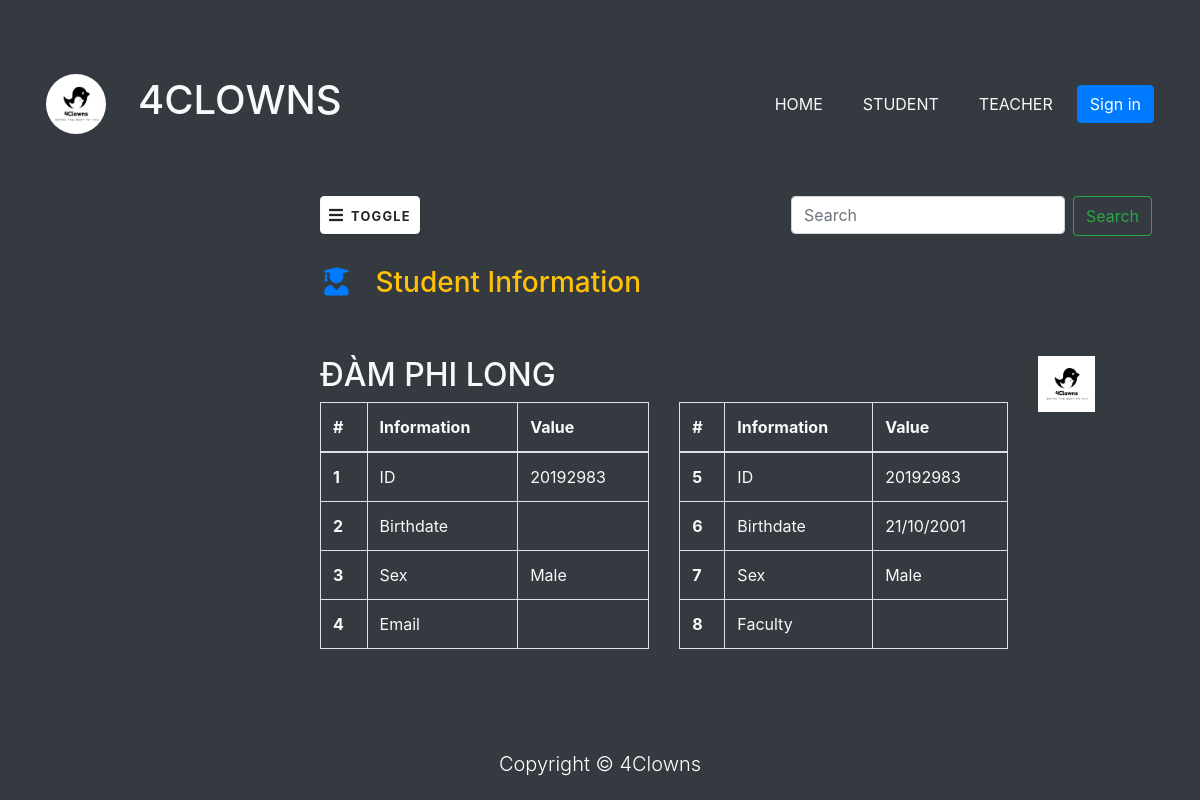
The page /teacher/20190003 on the database as committed earlier.
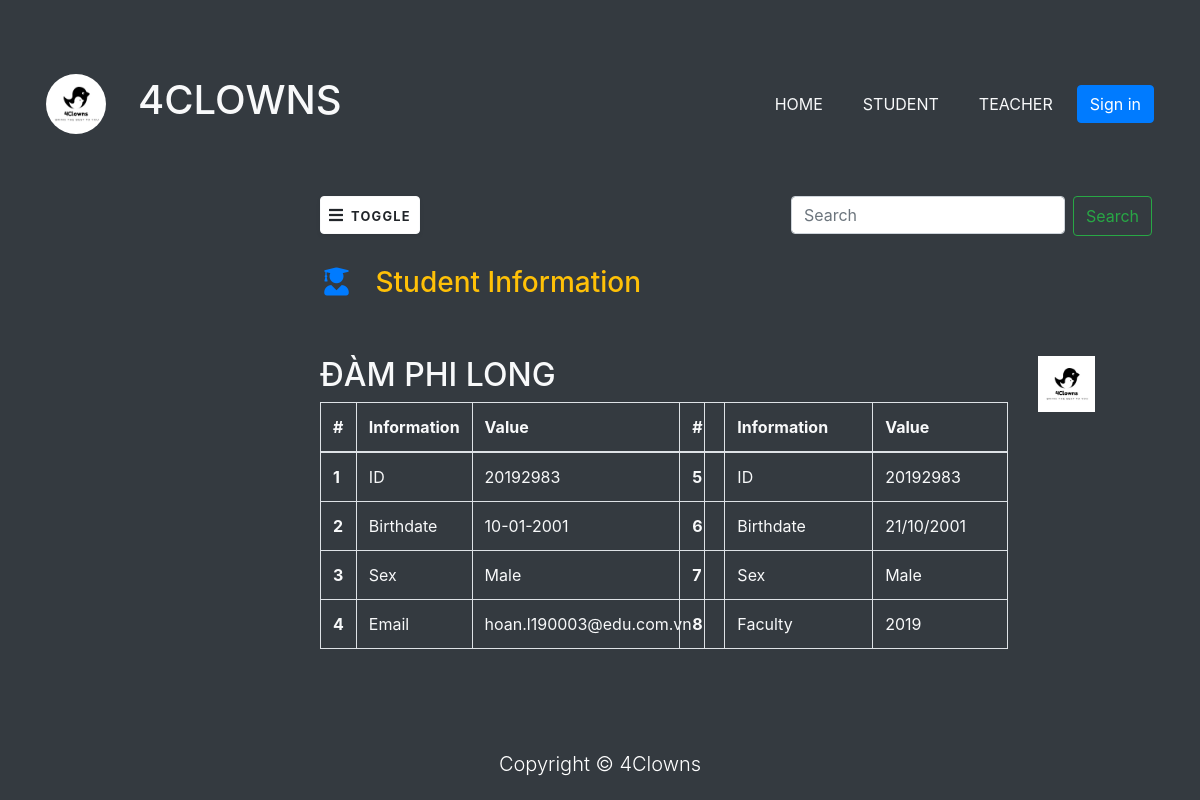
The same page on the database as committed later.
### users/models.py (models this page shows, shortened)
class User(AbstractBaseUser, PermissionsMixin):
    class Genders(models.TextChoices):
        MALE = "MALE", "Male"
        FEMALE = "FEMALE", "Female"
    email = models.EmailField(_("Email"),max_length=50, unique=True, blank=True)
    firstname = models.CharField(_("Tên"),max_length=20,  blank=False, null=True)
    surname = models.CharField(_("Tên đệm"),max_length=20, null=True, blank=True)
    lastname = models.CharField(_("Họ"),max_length=20, null=True, blank=True)
    date_of_birth = models.DateField(_("Ngày sinh"), blank=True, null=True, )
    phone = models.CharField(_("Số điện thoại"), max_length=15, blank=True, null=True)
    is_superuser = models.BooleanField(default=False)
    is_active = models.BooleanField(default=True)
    last_login = models.DateTimeField(auto_now_add=True)
    date_joined = models.DateTimeField(auto_now_add=True)
    role = models.BooleanField(null=True, blank=True)
    gender = models.CharField(
        _("Gender"), max_length=50, choices=Genders.choices, default=Genders.MALE
    )
    objects = UserManager()
    USERNAME_FIELD = 'email'
    REQUIRED_FIELDS = []

class Student(User):
    year_start = models.IntegerField(_("Năm vào trường"), default=datetime.datetime.now().year)
    vien = models.ForeignKey(vien_dao_tao, verbose_name="Viện", on_delete=models.CASCADE, null=True, blank=True)
    lop_chung = models.ForeignKey(lop_chung,verbose_name="Lớp chung", on_delete=models.CASCADE, related_name="sinh_vien", null=True, blank=True)
    code = models.CharField(_("Mã số sinh viên"), max_length=8, blank=True, unique=True)
    khoa = models.ForeignKey(khoa, verbose_name="Khóa" , max_length=3, blank=True, on_delete=CASCADE, null=True)
    class Meta:
        verbose_name = "Sinh viên"
        verbose_name_plural = 'Sinh viên'

### teacher/views.py (the view)
# urls.py: path('<int:student_code>', views.info_student, name='info_student'),
def info_student(request, student_code):
    try:
        sv = Student.objects.get(code=student_code)
    except:
        sv = None
    return render(request, 'student/info.html', {
        'student': sv,
        'input_code': student_code,
    })

### templates/student/info.html (shortened to what this page needs)
{% extends "base.html" %}
{% load static %}
{% block content %}
{% if request.user.role == 1 %}
    {% if student %}
        <p>{{student}}</p>
<!--
      ************************************************************************************************
                   CÁI GIÁO VIÊN XEM THÌ CHƯA LÀM NÊN ĐỂ TẠM
      ************************************************************************************************
    -->
        <div class="page-content p-5" id="content">
          <form class="d-flex">
            <input class="form-control mr-2" type="search" placeholder="Search" aria-label="Search">
            <button class="btn btn-outline-success" type="submit">Search</button>
        </form>
          <button id="sidebarCollapse" type="button" class="btn btn-light bg-white  shadow-sm px-2 mb-2 d-md-none d-sm-block" style="max-width: 100px;"><i class="fa fa-bars me-2"></i><small class="text-uppercase font-weight-bold">Toggle</small></button>
            <div class="row">
              <h3 class="text-warning">
                <i class="fas fa-user-graduate me-1 text-primary fa-fw"></i>
                  Student Information
              </h3>
              <div class="col-lg-2 mt-5 d-md-block d-lg-none " >
                <img src="{% static 'logo/logo.jpg' %}"  width="100%" class="img_student" >
              </div>
              <div class="col-lg-10 mt-5">
                <h2 class="text-light">
                  ĐÀM PHI LONG
                </h2>
                <div class="row">
                  <div class="col-lg-6">
                    <table class="table table-bordered text-light ">
                      <thead>
                        <tr>
                          <th scope="col">#</th>
                          <th scope="col">Information</th>
                          <th scope="col">Value</th>
                        </tr>
                      </thead>
                      <tbody>
                        <tr>
                          <th scope="row">1</th>
                          <td>ID</td>
                          <td>20192983</td>
                        </tr>
                        <tr>
                          <th scope="row">2</th>
                          <td>Birthdate</td>
                          <td>{{student.date_of_birth | date:"d-m-Y"}}</td>
                        </tr>
                        <tr>
                          <th scope="row">3</th>
                          <td>Sex</td>
                          <td>Male</td>
                        </tr>
                        <tr>
                          <th scope="row">4</th>
                          <td>Email</td>
                          <td>{{ student.email }}</td>
                        </tr>
                      </tbody>
                    </table>
                  </div>
                  <div class="col-lg-6">
                    <table class="table table-bordered text-light ">
                      <thead>
                        <tr>
                          <th scope="col">#</th>
                          <th scope="col">Information</th>
                          <th scope="col">Value</th>
                        </tr>
                      </thead>
                      <tbody>
                        <tr>
                          <th scope="row">1</th>
                          <td>ID</td>
                          <td>20192983</td>
                        </tr>
                        <tr>
                          <th scope="row">2</th>
                          <td>Birthdate</td>
                          <td>{{student.date_of_birth | date:"d-m-Y"}}</td>
                        </tr>
                        <tr>
                          <th scope="row">3</th>
                          <td>Sex</td>
                          <td>Male</td>
                        </tr>
                        <tr>
                          <th scope="row">4</th>
                          <td>Faculty</td>
                          <td>{{ student.year_start }}</td>
                        </tr>
                      </tbody>
                    </table>
                  </div>
                </div>
              </div>
              <div class="col-lg-2 mt-5 d-lg-block img_student--none">
                <img src="{% static 'logo/logo.jpg' %}"  alt="" width="100%">
              </div>
            </div>
          </div>
    {% else %}
        <p>No student with code {{ input_code }}</p>
    {% endif %}
    {% include 'teacher/teacher_base.html' %}
{% else %}
    <div class="page-content p-5" id="content">
      <div class="d-flex justify-content-between">
        <button id="sidebarCollapse" type="button" class="btn btn-light bg-white  shadow-sm px-2 mb-2 " style="max-width: 100px; max-height: 40px;">
          <i class="fa fa-bars mr-2"></i><small class="text-uppercase font-weight-bold">Toggle</small></button>
          <form class="d-flex">
            <input class="form-control mr-2" type="search" placeholder="Search" aria-label="Search">
            <button class="btn btn-outline-success" type="submit" style="max-height: 40px;">Search</button>
        </form>
      </div>
        <div class="row mt-4">
          <h3 class="text-warning">
            <i class="fas fa-user-graduate me-1 text-primary fa-fw" style="width: 2.25em;"></i>
              Student Information
          </h3>
          <div class="col-lg-10 mt-5">
            <h2 class="text-light">
              ĐÀM PHI LONG
            </h2>
            <div class="row">
              <div class="col-lg-6">
                <table class="table table-bordered text-light ">
                  <thead>
                    <tr>
                      <th scope="col">#</th>
                      <th scope="col">Information</th>
                      <th scope="col">Value</th>
                    </tr>
                  </thead>
                  <tbody>
                    <tr>
                      <th scope="row">1</th>
                      <td>ID</td>
                      <td>20192983</td>
                    </tr>
                    <tr>
                      <th scope="row">2</th>
                      <td>Birthdate</td>
                      <td>{{student.date_of_birth | date:"d-m-Y"}}</td>
                    </tr>
                    <tr>
                      <th scope="row">3</th>
                      <td>Sex</td>
                      <td>Male</td>
                    </tr>
                    <tr>
                      <th scope="row">4</th>
                      <td>Email</td>
                      <td>{{ student.email }}</td>
                    </tr>
                  </tbody>
                </table>
              </div>
              <div class="col-lg-6">
                <table class="table table-bordered text-light">
                  <thead>
                    <tr>
                      <th scope="col">#</th>
                      <th scope="col">Information</th>
                      <th scope="col">Value</th>
                    </tr>
                  </thead>
                  <tbody>
                    <tr>
                      <th scope="row">5</th>
                      <td>ID</td>
                      <td>20192983</td>
                    </tr>
                    <tr>
                      <th scope="row">6</th>
                      <td>Birthdate</td>
                      <td>21/10/2001</td>
                    </tr>
                    <tr>
                      <th scope="row">7</th>
                      <td>Sex</td>
                      <td>Male</td>
                    </tr>
                    <tr>
                      <th scope="row">8</th>
                      <td>Faculty</td>
                      <td>{{ student.year_start }}</td>
                    </tr>
                  </tbody>
                </table>
              </div>
            </div>
          </div>
          <div class="col-lg-2 mt-5 d-lg-block d-sm-none">
            <img src="{% static 'logo/logo.jpg' %}" class="img-fuild " width="50%" alt="" width="100%">
          </div>
        </div>
      </div>
{% endif %}
{% endblock %}

### templates/base.html (shortened to what this page needs)
{% load static %}
<!DOCTYPE HTML>
<html lang="en">
<head>
    <link rel="stylesheet" href="{% static 'css/bootstrap.css' %}" type="text/css">
    <link rel="stylesheet" href="{% static 'fonts/fontawesome/css/all.css' %}" type="text/css">
    <link rel="stylesheet" href="{% static 'fonts/roboto/font.css' %}">
    <link rel="stylesheet" href="{% static 'css/custom.css' %}" type="text/css">
    <link rel="stylesheet" href="{% static 'css/student.css' %}" type="text/css">
</head>
<body class="bg-dark">
    {% include 'includes/navbar.html' %}
    {% block content %}
    {% endblock content %}
    {% include 'includes/footer.html' %}
</body>
</html>

### templates/includes/navbar.html (shortened to what this page needs)
{% load static %}
{% if request.user.is_authenticated %}
<!--
      ************************************************************************************************
                   NAVBAR--sTUDENT/TEACHER
      ************************************************************************************************
    -->
<div class="vertical-nav bg-dark" id="sidebar">
    <div class="py-4 px-3 mb-4 bg-dark">
      <div class="media d-flex align-items-center"><img src="{% static 'logo/logo.jpg' %}" alt="..." width="65" class="mr-3 rounded-circle img-thumbnail shadow-sm">
        <div class="media-body">
          <h4 class="m-0 text-light">Phi Long</h4>
          <p class="font-weight-light text-light mb-0">Welcome back</p>
        </div>
      </div>
    </div>
    <ul class="nav flex-column bg-dark mb-0">
      <li class="nav-item">
        <a href="{% url 'info' %}" class="nav-link text-light">
            <i class="fas fa-user-graduate me-1 text-primary fa-fw"></i>
            Student Information</a>
      </li>
      <li class="nav-item">
        <a href="" target=""class="nav-link text-light"><i class="fas fa-trophy me-1 text-primary fa-fw"></i>
            Achievement</a>
      </li>
      <li class="nav-item">
        <a href="{% url 'genaral_class' %}" class="nav-link text-light"><i class="far fa-calendar-alt me-1 text-primary fa-fw"></i>
            General Class</a>
      </li>
      <li class="nav-item">
        <a href="{% url 'logout' %}" class="nav-link text-light">
            <i class="fas fa-sign-out-alt me-1 text-primary fa-fw"></i>
                 Log Out</a>
      </li>
    </ul>
    <p class="text-light font-weight-bold text-uppercase px-3 small py-4 mb-0"></p>
    <div class="nav flex-column bg-dark mb-0 align-content-center">
        <img src="{% static '/logo/Clip_Dancer_transparent_by_Icons8.gif' %}" alt="" width=85%>
    </div>
    </div>
    <!--
      ************************************************************************************************
                  END - NAVBAR--sTUDENT/TEACHER
      ************************************************************************************************
    -->
{%else %}
<header class="section-header">
    <nav class="navbar navbar-expand-lg navbar-light bg-dark container">
        <a class="navbar-brand d-flex align-items-center" style="max-width: 120px" href="{% url 'home' %}">
            <img src="{% static 'logo/logo.jpg' %}" class="img-fuild" width="50%" style="border-radius: 50%" alt="logo"/>
            <div class="d-none d-sm-block" style="margin-left: 2rem">
                <h1 class="text-center logo__name-css text-light">4CLOWNS</h1>
            </div>
        </a>
        <div class="collapse navbar-collapse justify-content-end" id="navbarNav">
            <ul class="d-flex align-items-end navbar-nav ml-lg-auto">
                <li class="nav-item active mr-2">
                    <a class="nav-link text-light" href="{% url 'home' %}">HOME <span class="sr-only">(current)</span></a>
                </li>
                <li class="nav-item mr-2">
                    <a class="nav-link text-light" href="#">STUDENT</a>
                </li>
                <li class="nav-item mr-2">
                    <a class="nav-link text-light" href="#">TEACHER</a>
                </li>
            </ul>
            <div class="d-flex">
                <button type="button" class="btn btn-primary btn-md" data-toggle="modal" data-target="#modelLogin">
                    Sign in
                </button>
            </div>
        </div>
    </nav>
</header>
{% endif %}

### templates/student/student_base.html
{% load static %}

### templates/includes/footer.html
{% load static %}
<footer class=" bg-dark text-white text-center position-fixed footer__copyright-responsive" style="bottom: 5px; right: 0; left: 0;">
    <div class="container ">
      <p class="lead">Copyright &copy; 4Clowns</p>
    </div>
</footer>

### static/css/custom.css (style rules this page uses)
body::before { display: block; content: ''; height: 60px; }

### university_management/static/css/student.css (style rules this page uses)
body { min-height: 100vh; overflow-x: hidden; }
.text-uppercase { letter-spacing: 0.1em; }
.nav-link { padding: 1.5rem 1rem !important; }
.page-content { width: calc(100% - 17rem); margin-left: 17rem; transition: all 0.4s; }

Rows that differ between the two databases and show on the page:
added User: date_of_birth "10-01-2001", email "hoan.l190003@edu.com.vn"
added Student: year_start "2019"
